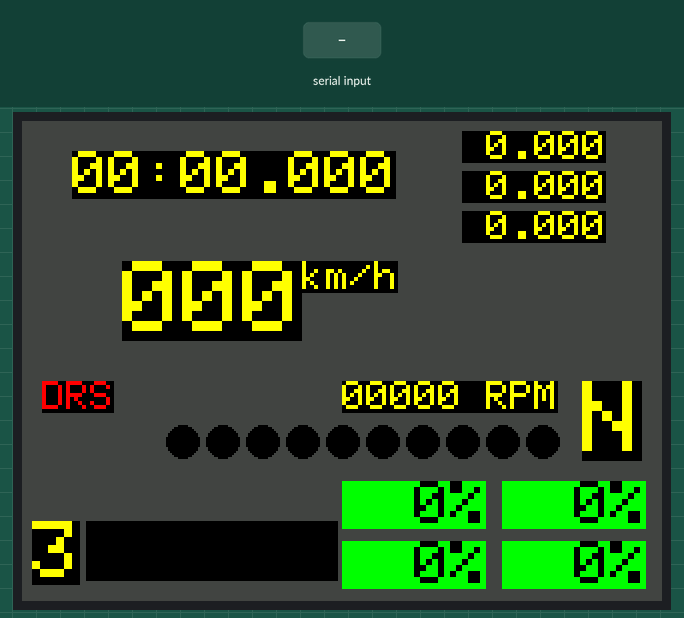
Simulated run of this sketch. Board: Arduino Uno, built with avr-gcc and run on an emulated ATmega328P. Parts: 320×240 colour display. Inputs (shaded band) come from the test bench. What the sketch prints to the serial monitor is not drawn.

Above: at 1.4 s.
1.5 s: "<90,45,200>" received over Serial
At 2.7 s:
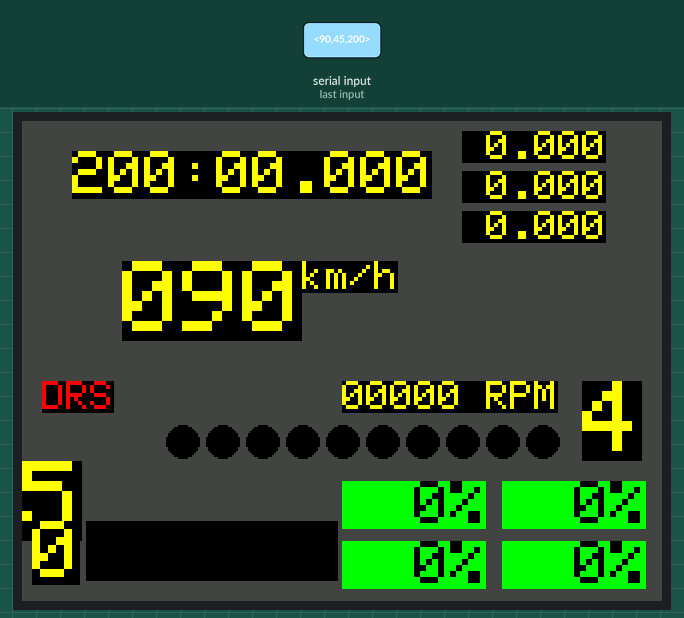
3.0 s: "<90>" received over Serial
At 3.5 s:
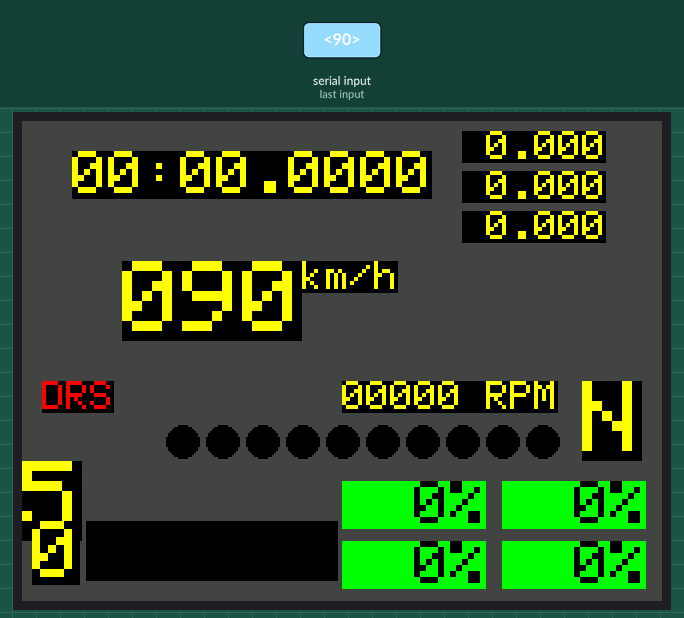
Timing chart, 0 to 6.0 s (numbered marks = the images above; inputs shaded):
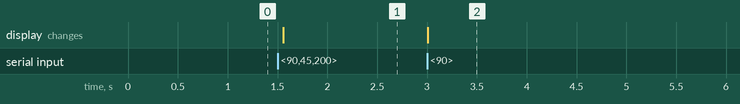

The sketch:

DisplaySketch.ino
```cpp
// sample input: <1,0,1,12,123,0.5,0,0,4,5000,20,20,10,1,1,0.5,1>

#include <SPI.h>
#include "Adafruit_GFX.h"
#include <MCUFRIEND_kbv.h>

#define BLACK   0x0000
#define BLUE    0x001F
#define RED     0xF800
#define GREEN   0x07E0
#define CYAN    0x07FF
#define MAGENTA 0xF81F
#define YELLOW  0xFFE0
#define WHITE   0xFFFF
#define GRAY    0x4228

#define SCREEN_W  320
#define SCREEN_H  240

MCUFRIEND_kbv tft;

short prevSpeed = -1;
short speed = 0;

short prevGear = -1;
short gear = 0;

int prevMinutes = -1;
int prevSeconds = -1;
int prevMilliseconds = -1;
int minutes = 0;
int seconds = 0;
int milliseconds = 0;

float prevDeltaSector1 = -1;
float prevDeltaSector2 = -1;
float prevDeltaLap = -1;
float deltaSector1 = 0;
float deltaSector2 = 0;
float deltaLap = 0;

short prevRpmLevel = -1;
short prevEngineRpm = -1;
short rpmLevel = 0;
short engineRpm = 0;

short prevTiresFL = -1;
short prevTiresFR = -1;
short prevTiresRL = -1;
short prevTiresRR = -1;
short tiresFL = 0;
short tiresFR = 0;
short tiresRL = 0;
short tiresRR = 0;

float prevErsLap = -1;
float prevErsCharge = -1;
short prevErsMode = -1;
float ersLap = 0;
float ersCharge = 0;
short ersMode = 3;

short prevDrsAllowed = -1;
short drsAllowed = 0;

const int DATA_SIZE = 512;
char receivedData[DATA_SIZE];
char packetData[DATA_SIZE];
boolean newDataReady = false;
char* strtokIndex;
boolean recvInProgress = false;
int dataIndex = 0;

void setup() {
  uint16_t ID = tft.readID();
  tft.begin(ID);
  tft.setRotation(1);
  tft.fillScreen(GRAY);

  Serial.begin(115200);

  drawDisplay();
}

void loop() {
  //setTestValues();
  receivePacket();

  if (newDataReady) {
    newDataReady = false;
    getValuesFromPacket();

    drawDisplay();
    updatePrevValues();

    Serial.println("ack");
    }
}

void drawDisplay() {
  drawSpeed();
  drawGear();
  drawTime();
  drawRPM();
  drawTires();
  drawERS();
  drawDRS();
}

void getValuesFromPacket() {
  strcpy(packetData, receivedData);

  speed = getIntFromPacket(packetData);

  gear = getIntFromPacket(NULL);

  minutes = getIntFromPacket(NULL);
  seconds = getIntFromPacket(NULL);
  milliseconds = getIntFromPacket(NULL);

  deltaSector1 = getFloatFromPacket(NULL);
  deltaSector2 = getFloatFromPacket(NULL);
  deltaLap = getFloatFromPacket(NULL);

  rpmLevel = getIntFromPacket(NULL);
  engineRpm = getIntFromPacket(NULL);

  tiresRL = getIntFromPacket(NULL);
  tiresRR = getIntFromPacket(NULL);
  tiresFL = getIntFromPacket(NULL);
  tiresFR = getIntFromPacket(NULL);


  ersLap = getFloatFromPacket(NULL);
  ersCharge = getFloatFromPacket(NULL);
  ersMode = getIntFromPacket(NULL);

  drsAllowed = getIntFromPacket(NULL);
}

void updatePrevValues() {
  prevSpeed = speed;

  prevGear = gear;

  prevMinutes = minutes;
  prevSeconds = seconds;
  prevMilliseconds = milliseconds;

  prevDeltaSector1 = deltaSector1;
  prevDeltaSector2 = deltaSector2;
  prevDeltaLap = deltaLap;

  prevRpmLevel = rpmLevel;
  prevEngineRpm = engineRpm;

  prevTiresFL = tiresFL;
  prevTiresFR = tiresFR;
  prevTiresRL = tiresRL;
  prevTiresRR = tiresRR;


  prevErsLap = ersLap;
  prevErsCharge = ersCharge;
  prevErsMode = ersMode;

  prevDrsAllowed = drsAllowed;
}

void drawSpeed() {
  if (prevSpeed != speed) {
    tft.setTextColor(YELLOW, BLACK);
    tft.setCursor(50, 70);
    char buffer[10];
    snprintf(buffer, sizeof(buffer), "%03i", speed);
    tft.setTextSize(5);
    tft.print(buffer);
    tft.setTextSize(2);
    tft.println("km/h");
  }
}

void drawGear() {
  if (prevGear != gear) {
    tft.setTextColor(YELLOW, BLACK);
    tft.setCursor(280, 130);
    tft.setTextSize(5);

    if (gear > 0) {
      tft.print(gear);
    }
    else if (gear == 0) {
      tft.print("N");
    }
    else {
      tft.print("R");
    }
  }
}

void drawTime() {
  char timeStr[32];

  if (prevMinutes != minutes || prevSeconds != seconds || prevMilliseconds != milliseconds) {
    tft.setTextColor(YELLOW, BLACK);
    tft.setCursor(25, 15);
    tft.setTextSize(3);
    snprintf(timeStr, sizeof(timeStr), "%02i:%02i.%03i", minutes, seconds, milliseconds);
    tft.println(timeStr);
  }

  tft.setTextSize(2);

  if (prevDeltaSector1 != deltaSector1) {
    if (deltaSector1 == 0) {
      tft.setTextColor(YELLOW, BLACK);
    }
    else if (deltaSector1 > 0) {
      tft.setTextColor(RED, BLACK);
    }
    else {
      tft.setTextColor(GREEN, BLACK);
    }

    tft.setCursor(220, 5);
    dtostrf(deltaSector1, 6, 3, timeStr);
    tft.println(timeStr);
  }

  if (prevDeltaSector2 != deltaSector2) {
    if (deltaSector2 == 0) {
      tft.setTextColor(YELLOW, BLACK);
    }
    else if (deltaSector2 > 0) {
      tft.setTextColor(RED, BLACK);
    }
    else {
      tft.setTextColor(GREEN, BLACK);
    }

    tft.setCursor(220, 25);
    dtostrf(deltaSector2, 6, 3, timeStr);
    tft.println(timeStr);
  }

  if (prevDeltaLap != deltaLap) {
    if (deltaLap == 0) {
      tft.setTextColor(YELLOW, BLACK);
    }
    else if (deltaLap > 0) {
      tft.setTextColor(RED, BLACK);
    }
    else {
      tft.setTextColor(GREEN, BLACK);
    }

    tft.setCursor(220, 45);
    dtostrf(deltaLap, 6, 3, timeStr);
    tft.println(timeStr);
  }
}

void drawRPM() {
  if (prevRpmLevel != rpmLevel) {
    for (int x = 0; x < 10; x ++) {
      if (x >= rpmLevel) {
        tft.fillCircle(80 + 20 * x, 160, 8, BLACK);
      }
      else if (x < 5) {
        tft.fillCircle(80 + 20 * x, 160, 8, BLUE);
      }
      else {
        tft.fillCircle(80 + 20 * x, 160, 8, CYAN);
      }
    }
  }

  if (prevEngineRpm != engineRpm) {
    tft.setTextColor(YELLOW, BLACK);
    tft.setCursor(160, 130);
    tft.setTextSize(2);
    char buffer[32];
    snprintf(buffer, sizeof(buffer), "%05i RPM", engineRpm);
    tft.print(buffer);
  }
}

void drawTires() {
  char buffer[8];

  tft.setTextSize(3);

  if (prevTiresFL != tiresFL) {
    tft.setCursor(160, 180);
    snprintf(buffer, sizeof(buffer), "%3i%%", tiresFL);
    tft.setTextColor(BLACK, GREEN);
    tft.println(buffer);
  }

  if (prevTiresFR != tiresFR) {
    tft.setCursor(240, 180);
    snprintf(buffer, sizeof(buffer), "%3i%%", tiresFR);
    tft.setTextColor(BLACK, GREEN);
    tft.println(buffer);
  }

  if (prevTiresRL != tiresRL) {
    tft.setCursor(160, 210);
    snprintf(buffer, sizeof(buffer), "%3i%%", tiresRL);
    tft.setTextColor(BLACK, GREEN);
    tft.println(buffer);
  }

  if (prevTiresRR != tiresRR) {
    tft.setCursor(240, 210);
    snprintf(buffer, sizeof(buffer), "%3i%%", tiresRR);
    tft.setTextColor(BLACK, GREEN);
    tft.println(buffer);
  }
}

void drawERS() {
  if (prevErsMode != ersMode) {
    tft.setCursor(5, 200);
    tft.setTextSize(4);
    tft.setTextColor(YELLOW, BLACK);
    tft.println(ersMode);
  }

  if (prevErsLap != ersLap) {
    tft.fillRect(32, 200, 126, 20, BLACK);
    tft.fillRect(34, 202, 122 * ersLap, 16, GREEN);
  }

  if (prevErsCharge != ersCharge) {
    tft.fillRect(32, 220, 126, 10, BLACK);
    tft.fillRect(34, 220, 122 * ersCharge, 8, YELLOW);
  }
}

void drawDRS() {
  if (prevDrsAllowed != drsAllowed) {
    if (drsAllowed == 1) {
      tft.setTextColor(YELLOW, BLACK);
    }
    else {
      tft.setTextColor(RED, BLACK);
    }

    tft.setCursor(10, 130);
    tft.setTextSize(2);
    tft.print("DRS");
  }
}

void receivePacket() {
  char startMarker = '<';
  char endMarker = '>';
  char receivedByte;

  while (Serial.available() > 0 && newDataReady == false) {
    receivedByte = Serial.read();

    if (recvInProgress == true) {
      if (receivedByte != endMarker) {
        receivedData[dataIndex] = receivedByte;
        dataIndex++;
        if (dataIndex >= DATA_SIZE) {
            dataIndex = DATA_SIZE - 1;
        }
      }
      else {
          receivedData[dataIndex] = '\0';
          recvInProgress = false;
          dataIndex = 0;
          newDataReady = true;
      }
    }

    if (receivedByte == startMarker) {
      recvInProgress = true;
      dataIndex = 0;
      newDataReady = false;
    }
  }
}

int getIntFromPacket(char *str) {
  strtokIndex = strtok(str, ",");
  return atoi(strtokIndex);
}

float getFloatFromPacket(char *str) {
  strtokIndex = strtok(str, ",");
  return atof(strtokIndex);
}

void setTestValues() {
  speed += 1;

  gear = -1;

  minutes = 1;
  seconds = 23;
  milliseconds += 1;

  deltaSector1 = 23.0f;
  deltaSector2 = -14.1f;
  deltaLap = 1;

  rpmLevel = 7;
  engineRpm = 10000;

  tiresFL = 0;
  tiresFR = 2;
  tiresRL = 20;
  tiresRR = 35;

  ersLap = 1;
  ersCharge = 0.75;
  ersMode = 3;

  drsAllowed = 0;
}
```

Measured:
- after the input at 1.5 s, the display: changes after 0.06 s (image 1)
- after the input at 3.0 s, the display: changes at once (image 2)
